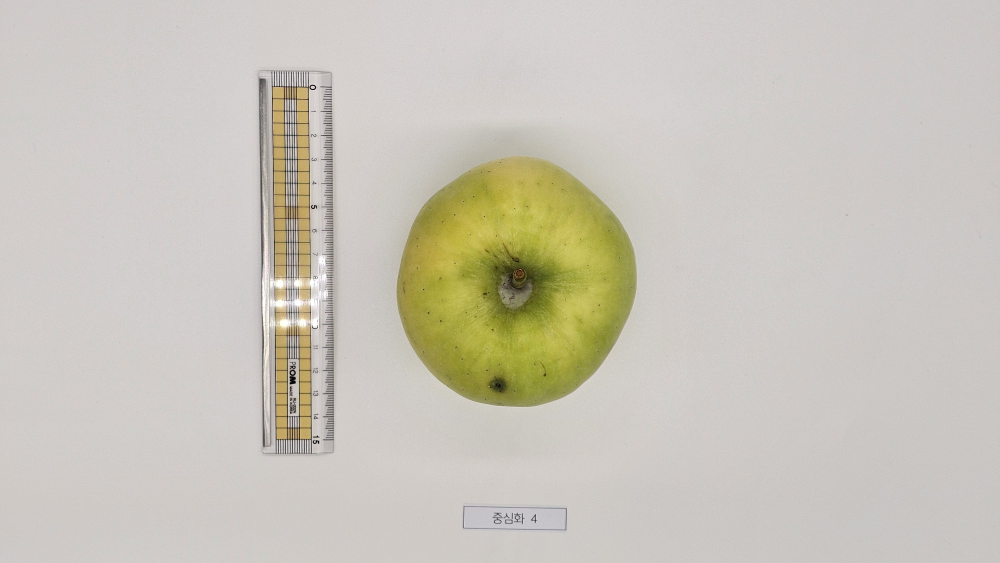
#> input picture python/goldenball/up/1.jpg, 4000 x 2252 px (shown at 1/4 size)
$ python analyze_apples_ld.py   (older library calls are emulated)
#> lines starting #> are read from the running program, lines starting #| are printed output that depends on the picture; after the words box and inside, x2 and y2 are one past the last pixel; in counts of white or black regions, pixels touching at a corner belong together
# -*- coding: utf-8 -*-
r"""
Apple Shape Grading (Final: L/D single criterion)
- Up/Side index pairing (C:\goldenball\up, C:\goldenball\side)
- Ruler px/mm estimation (top strip)
- 3-step segmentation (nonwhite → HSV green/yellow → Lab-a Otsu)
- PCA-based axes, aspect, circularity
- Symmetry (LR/UD): width-based stats + IoU + distance + composite score
- Area-based LR/UD difference (%)
- FINAL DECISION = ONLY L/D (side height / top diameter_max) with threshold 0.87

Usage:
    pip install opencv-python pillow numpy pandas scipy
    python analyze_apples.py
"""

import cv2, re
import numpy as np
import pandas as pd
from pathlib import Path
from PIL import Image, ImageOps
from scipy.signal import find_peaks

# =========================
# Paths / Settings
# =========================
ROOT = Path(r"C:\goldenball")
DIR_UP   = ROOT / "up"
DIR_SIDE = ROOT / "side"
OUT_CSV  = ROOT / "apple_pairs_results.csv"
FAIL_CSV = ROOT / "apple_pairs_failures.csv"
DBG_DIR  = ROOT / "_debug_pairs"; DBG_DIR.mkdir(exist_ok=True)
PROF_DIR = DBG_DIR / "profiles"; PROF_DIR.mkdir(exist_ok=True)

RULER_STRIP_RATIO = 0.13
MIN_CONTOUR_AREA  = 5000

# ---- 자 눈금 설정 및 검증 한계 ----
RULER_MM_PER_TICK = 1.0   # 눈금 1칸의 실제 mm. 5mm 간격 자면 5.0으로 변경
PX_SPACING_MIN = 6        # 눈금 간 최소 픽셀 간격 하한
PX_SPACING_MAX = 60       # 눈금 간 최대 픽셀 간격 상한
CV_MAX = 0.35             # 간격 일관성(CV) 허용 상한

# 필요 시 상단 스트립을 조금 더 얇게
RULER_STRIP_RATIO = 0.08  # 기존 0.13에서 조정


# ---- L/D 단독 기준 ----
LD_THRESHOLD = 0.87  # L/D >= 0.87 → 정형과

# =========================
# Utilities
# =========================
EXTS = {".jpg", ".jpeg", ".png", ".bmp", ".tif", ".tiff", ".webp"}

def naturalsort_key(s: str):
    return [int(t) if t.isdigit() else t.lower() for t in re.split(r'(\d+)', s)]

def list_images_sorted(folder: Path):
    files = [p for p in folder.iterdir() if p.suffix.lower() in EXTS and p.is_file()]
    files.sort(key=lambda p: naturalsort_key(p.name))
    return files

def imread_pillow_only(p: Path):
    with Image.open(p) as pil:
        pil = ImageOps.exif_transpose(pil)
        pil = pil.convert("RGB")
        arr = np.array(pil)
        return cv2.cvtColor(arr, cv2.COLOR_RGB2BGR)

def _pxmm_from_strip(strip, axis=0):
    gray = cv2.cvtColor(strip, cv2.COLOR_BGR2GRAY)
    if axis == 0:  # 수직 눈금(가로방향 미분)
        g = cv2.Sobel(gray, cv2.CV_64F, 1, 0, ksize=3)
        proj = np.abs(g).sum(axis=0)
    else:          # 수평 눈금(세로방향 미분)
        g = cv2.Sobel(gray, cv2.CV_64F, 0, 1, ksize=3)
        proj = np.abs(g).sum(axis=1)
    proj = (proj - proj.min()) / (np.ptp(proj) + 1e-6)

    peaks, _ = find_peaks(proj, prominence=0.10, distance=PX_SPACING_MIN)
    if len(peaks) < 8:
        return float("nan"), float("inf")

    spac = np.diff(peaks).astype(np.float32)
    spac = spac[(spac >= PX_SPACING_MIN) & (spac <= PX_SPACING_MAX)]
    if len(spac) < 6:
        return float("nan"), float("inf")

    med = float(np.median(spac))
    cv  = float(np.std(spac) / (med + 1e-6))
    # 눈금 1칸이 1mm가 아니면 그만큼 나눠서 px/mm 환산
    return med / max(RULER_MM_PER_TICK, 1e-6), cv

def estimate_px_per_mm(img, strip_ratio: float = RULER_STRIP_RATIO):
    try:
        h, w = img.shape[:2]
        sh = max(4, int(strip_ratio * h))
        sw = max(4, int(strip_ratio * w))
        top_strip  = img[:sh, :]
        left_strip = img[:, :sw]

        cand = []
        px1, cv1 = _pxmm_from_strip(top_strip, axis=0)   # 상단 스트립
        if not np.isnan(px1) and cv1 <= CV_MAX:
            cand.append((px1, cv1))
        px2, cv2 = _pxmm_from_strip(left_strip, axis=1)  # 좌측 스트립
        if not np.isnan(px2) and cv2 <= CV_MAX:
            cand.append((px2, cv2))

        if not cand:
            return float("nan")
        cand.sort(key=lambda t: t[1])  # CV가 작은 후보를 채택
        return cand[0][0]
    except Exception:
        return float("nan")


# -------------------------
# Segmentation (3-step)
# -------------------------
def seg_nonwhite(img):
    hsv = cv2.cvtColor(img, cv2.COLOR_BGR2HSV)
    s = hsv[:,:,1]; v = hsv[:,:,2]
    mask = ((s > 20) & (v < 255)).astype(np.uint8)*255
    kernel = cv2.getStructuringElement(cv2.MORPH_ELLIPSE, (9,9))
    mask = cv2.morphologyEx(mask, cv2.MORPH_OPEN, kernel, iterations=1)
    mask = cv2.morphologyEx(mask, cv2.MORPH_CLOSE, kernel, iterations=2)
    return mask, "nonwhite"

# [18 lines left out: functions seg_hsv_green_yellow, seg_lab_a, not called in this run]

def pick_apple_contour(mask, min_area=MIN_CONTOUR_AREA):
    cnts, _ = cv2.findContours(mask, cv2.RETR_EXTERNAL, cv2.CHAIN_APPROX_SIMPLE)
    if not cnts: return None
    best, best_score = None, -1
    for c in cnts:
        A = cv2.contourArea(c)
        if A < min_area:
            continue
        P = cv2.arcLength(c, True)
        circ = 4*np.pi*A/(P**2) if P>0 else 0.0
        score = A * (0.5 + 0.5*circ)  # 면적+원형도
        if score > best_score:
            best_score, best = score, c
    return best

# -------------------------
# Geometry / Metrics
# -------------------------
def pca_axes(contour):
    pts = contour.reshape(-1, 2).astype(np.float32)
    mean = pts.mean(axis=0)
    X = pts - mean
    cov = np.cov(X.T)
    eigvals, eigvecs = np.linalg.eigh(cov)
    order = np.argsort(eigvals)[::-1]
    eigvecs = eigvecs[:, order]
    proj_major = X @ eigvecs[:,0]
    proj_minor = X @ eigvecs[:,1]
    Lmaj = proj_major.max() - proj_major.min()
    Lmin = proj_minor.max() - proj_minor.min()
    return mean, eigvecs, float(Lmaj), float(Lmin)

def rotated_mask_from_contour(img, contour):
    h, w = img.shape[:2]
    mean, eigvecs, _, _ = pca_axes(contour)
    theta = np.degrees(np.arctan2(eigvecs[1,0], eigvecs[0,0]))
    M = cv2.getRotationMatrix2D(tuple(mean), theta, 1.0)
    mask = np.zeros((h, w), np.uint8)
    cv2.drawContours(mask, [contour], -1, 255, thickness=cv2.FILLED)
    rot = cv2.warpAffine(mask, M, (w, h), flags=cv2.INTER_NEAREST)
    return rot

def symmetry_metrics(mask_rot, axis="vertical", trim_ratio=0.2):
    """폭 기반 대칭: mean/max/p95 %, IoU, distance, composite score(0~1) + 프로파일."""
    H, W = mask_rot.shape
    m = mask_rot.copy()
    width_div = 20.0
    dist_div  = 5.0

    if axis == "vertical":
        top = int(H*trim_ratio); bottom = int(H*(1-trim_ratio))
        m = m[top:bottom, :]
        center = m.shape[1]//2
        left  = m[:, :center]
        right = m[:, center:]
        right_mirror = cv2.flip(right, 1)

        row_errs = []
        for y in range(m.shape[0]):
            row = m[y]
            xs = np.where(row>0)[0]
            if xs.size:
                lw = center - xs.min()
                rw = xs.max() - center
                avg = 0.5*(lw+rw) + 1e-6
                row_errs.append(abs(lw-rw)/avg)

        sym_width_pct = float(np.mean(row_errs)*100) if row_errs else np.nan
        width_mean_pct = sym_width_pct
        width_max_pct  = float(np.max(row_errs)*100) if row_errs else np.nan
        width_p95_pct  = float(np.percentile(row_errs, 95)*100) if row_errs else np.nan

        left_bin  = (left>0).astype(np.uint8)
        right_bin = (right_mirror>0).astype(np.uint8)
        inter = np.logical_and(left_bin, right_bin).sum()
        union = np.logical_or(left_bin, right_bin).sum() + 1e-6
        sym_iou = float(inter/union)

        dl = cv2.distanceTransform(255-left_bin*255, cv2.DIST_L2, 3)
        dr = cv2.distanceTransform(255-right_bin*255, cv2.DIST_L2, 3)
        sym_dist = float(np.mean(np.abs(dl - dr)))
        profile = row_errs

    else:
        center = m.shape[0]//2
        up   = m[:center, :]
        down = m[center:, :]
        down_mirror = cv2.flip(down, 0)

        col_errs = []
        for x in range(m.shape[1]):
            col = m[:, x]
            ys = np.where(col>0)[0]
            if ys.size:
                uw = center - ys.min()
                dw = ys.max() - center
                avg = 0.5*(uw+dw) + 1e-6
                col_errs.append(abs(uw-dw)/avg)

        sym_width_pct = float(np.mean(col_errs)*100) if col_errs else np.nan
        width_mean_pct = sym_width_pct
        width_max_pct  = float(np.max(col_errs)*100) if col_errs else np.nan
        width_p95_pct  = float(np.percentile(col_errs, 95)*100) if col_errs else np.nan

        up_bin   = (up>0).astype(np.uint8)
        down_bin = (down_mirror>0).astype(np.uint8)
        inter = np.logical_and(up_bin, down_bin).sum()
        union = np.logical_or(up_bin, down_bin).sum() + 1e-6
        sym_iou = float(inter/union)

        du = cv2.distanceTransform(255-up_bin*255, cv2.DIST_L2, 3)
        dd = cv2.distanceTransform(255-down_bin*255, cv2.DIST_L2, 3)
        sym_dist = float(np.mean(np.abs(du - dd)))
        profile = col_errs

    sym_width_norm = np.clip((sym_width_pct/width_div), 0, 1) if not np.isnan(sym_width_pct) else 1.0
    sym_iou_norm   = np.clip(1.0 - sym_iou, 0, 1)
    sym_dist_norm  = np.clip(sym_dist/dist_div, 0, 1)
    sym_score = 0.5*sym_width_norm + 0.3*sym_iou_norm + 0.2*sym_dist_norm

    return {
        "sym_width_pct": sym_width_pct,
        "sym_iou": sym_iou,
        "sym_dist": sym_dist,
        "sym_score": float(sym_score),
        "width_mean_pct": width_mean_pct,
        "width_max_pct": width_max_pct,
        "width_p95_pct": width_p95_pct,
        "_profile_pct": [float(x*100) for x in profile]
    }

def area_diff_percent(mask_rot, axis="vertical"):
    """반쪽 면적 차이 % (전체 균형). 0이면 완전 대칭."""
    m = mask_rot.copy()
    H, W = m.shape
    if axis=="vertical":
        c = W//2
        L = (m[:, :c] > 0).sum()
        R = (m[:, c:] > 0).sum()
    else:
        c = H//2
        U = (m[:c, :] > 0).sum()
        D = (m[c:, :] > 0).sum()
        L, R = U, D
    mean = 0.5*(L+R) + 1e-6
    return float(abs(L-R)/mean*100.0)

def compute_view_metrics(img, contour, px_per_mm):
    A = cv2.contourArea(contour)
    P = cv2.arcLength(contour, True)
    circularity = 4*np.pi*A/(P**2) if P>0 else np.nan

    mean, eigvecs, Lmaj, Lmin = pca_axes(contour)
    aspect = (Lmin / Lmaj) if Lmaj>0 else np.nan

    rot_mask = rotated_mask_from_contour(img, contour)
    sym_lr = symmetry_metrics(rot_mask, axis="vertical",   trim_ratio=0.2)
    sym_ud = symmetry_metrics(rot_mask, axis="horizontal", trim_ratio=0.2)

    area_lr_pct = area_diff_percent(rot_mask, axis="vertical")
    area_ud_pct = area_diff_percent(rot_mask, axis="horizontal")

    major_mm = float(Lmaj/px_per_mm) if not np.isnan(px_per_mm) else np.nan
    minor_mm = float(Lmin/px_per_mm) if not np.isnan(px_per_mm) else np.nan

    met = dict(
        major_axis_mm=None if np.isnan(major_mm) else major_mm,
        minor_axis_mm=None if np.isnan(minor_mm) else minor_mm,
        aspect_ratio=float(aspect),
        circularity=float(circularity),
        px_per_mm_est=None if np.isnan(px_per_mm) else float(px_per_mm),

        sym_width_pct_lr=sym_lr["sym_width_pct"],
        sym_iou_lr=sym_lr["sym_iou"],
        sym_dist_lr=sym_lr["sym_dist"],
        sym_score_lr=sym_lr["sym_score"],
        lr_width_mean_pct=sym_lr["width_mean_pct"],
        lr_width_max_pct=sym_lr["width_max_pct"],
        lr_width_p95_pct=sym_lr["width_p95_pct"],

        sym_width_pct_ud=sym_ud["sym_width_pct"],
        sym_iou_ud=sym_ud["sym_iou"],
        sym_dist_ud=sym_ud["sym_dist"],
        sym_score_ud=sym_ud["sym_score"],
        ud_width_mean_pct=sym_ud["width_mean_pct"],
        ud_width_max_pct=sym_ud["width_max_pct"],
        ud_width_p95_pct=sym_ud["width_p95_pct"],

        area_diff_lr_percent=area_lr_pct,
        area_diff_ud_percent=area_ud_pct,
    )
    return met, rot_mask

def analyze_one_view(img):
    """회전 보정 → px/mm → 분할 → 컨투어 → 지표"""
    img = cv2.rotate(img, cv2.ROTATE_90_COUNTERCLOCKWISE)  # 오른쪽으로 90도 돌아갔다 가정
    px_per_mm = estimate_px_per_mm(img, RULER_STRIP_RATIO)

    last_mask, last_stage = None, "none"
    for seg_fn in (seg_nonwhite, seg_hsv_green_yellow, seg_lab_a):
        mask, stage = seg_fn(img)
        last_mask, last_stage = mask, stage
        cnt = pick_apple_contour(mask, MIN_CONTOUR_AREA)
        if cnt is not None:
            met, rot_mask = compute_view_metrics(img, cnt, px_per_mm)
            return met, img, mask, cnt, stage, rot_mask
    return None, img, (last_mask if last_mask is not None else np.zeros(img.shape[:2], np.uint8)), None, last_stage, np.zeros(img.shape[:2], np.uint8)

def save_debug_pair(idx, view, img_rot, mask, contour, stage):
    out = DBG_DIR / f"pair{idx:04d}_{view}_{stage}.png"
    vis = img_rot.copy()
    if contour is not None:
        cv2.drawContours(vis, [contour], -1, (0,0,255), 3)
        x,y,w,h = cv2.boundingRect(contour)
        cv2.rectangle(vis, (x,y), (x+w,y+h), (255,0,0), 2)
    m3 = cv2.cvtColor(mask, cv2.COLOR_GRAY2BGR)
    H = max(vis.shape[0], m3.shape[0])
    pad_vis = np.zeros((H, vis.shape[1], 3), dtype=np.uint8)
    pad_m3  = np.zeros((H, m3.shape[1], 3), dtype=np.uint8)
    pad_vis[:vis.shape[0], :vis.shape[1]] = vis
    pad_m3[:m3.shape[0], :m3.shape[1]] = m3
    cat = np.concatenate([pad_vis, pad_m3], axis=1)
    cv2.putText(cat, f"{view} stage={stage}", (10,30), cv2.FONT_HERSHEY_SIMPLEX, 1,(0,255,255),2,cv2.LINE_AA)
    cv2.imwrite(str(out), cat)

# =========================
# Main
# =========================
def main():
    ups   = list_images_sorted(DIR_UP)
    sides = list_images_sorted(DIR_SIDE)

    n = min(len(ups), len(sides))
    print(f"매칭 쌍 수: {n} (up={len(ups)}, side={len(sides)})")
    if n == 0:
        print("up/side 폴더를 확인하세요.")
        return

    rows, fails = [], []

    for i in range(n):
        up_path, side_path = ups[i], sides[i]
        try:
            up_img   = imread_pillow_only(up_path)
#> in imread_pillow_only, pil is the input picture: PIL image 4000x2252 RGB; mean R, G, B 201.8, 197.4, 186.3
            side_img = imread_pillow_only(side_path)
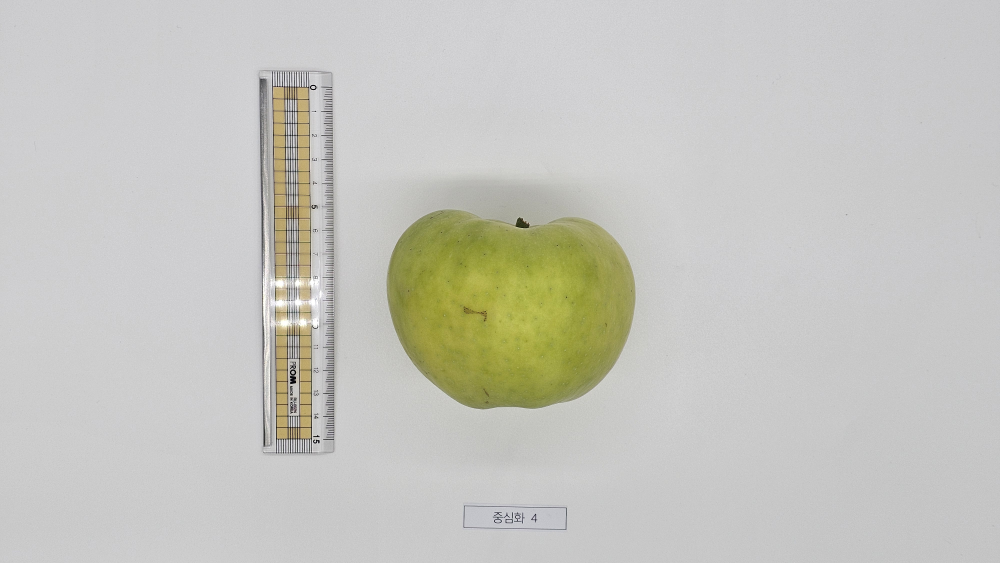
#> input picture python/goldenball/side/1.jpg, 4000 x 2252 px (shown at 1/4 size)
#> in imread_pillow_only, pil is the input picture: PIL image 4000x2252 RGB; mean R, G, B 197.9, 197.7, 191.3
#> in imread_pillow_only (call 2), `pil = ImageOps.exif_transpose(pil)`:
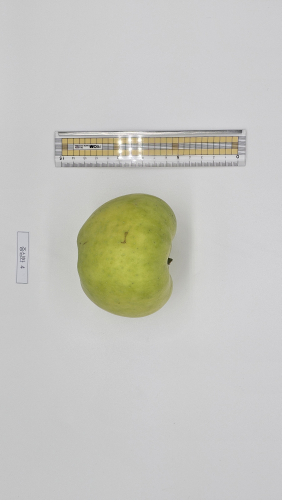
#> pil: PIL image 2252x4000 RGB (shown at 1/8 size); mean R, G, B 197.9, 197.7, 191.3
        except Exception as e:
            fails.append((f"pair{i+1}", f"이미지 읽기 실패: {e}", str(up_path), str(side_path)))
            continue

        # 분석
        up_met, up_rot, up_mask, up_cnt, up_stage, _ = analyze_one_view(up_img)
#> in estimate_px_per_mm, `left_strip = img[:, :sw]`:
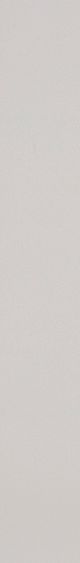
#> left_strip: shape (2252, 320, 3) (shown at 1/4 size); mean B, G, R 200.9, 203.9, 208.3
#> in _pxmm_from_strip, `proj = np.abs(g).sum(axis=0)`: proj = 4000 values, max 3766 at index 3997, min 0 at index 0, mean 2309.5
#> in _pxmm_from_strip, `proj = (proj - proj.min()) / (np.ptp(proj) + 1e-6)`: proj = 4000 values, max 1 at index 3997, min 0 at index 0, mean 0.613
#> in _pxmm_from_strip, `peaks, _ = find_peaks(proj, prominence=0.10, distance=PX_SPACING_MIN)`: peaks = 420 values from 3 to 3997
#> in _pxmm_from_strip, `spac = np.diff(peaks).astype(np.float32)`: spac = 419 values, max 34 at index 254, min 6 at index 1, mean 9.53
#> in _pxmm_from_strip, `med = float(np.median(spac))`: med = 8
#> in _pxmm_from_strip, `cv  = float(np.std(spac) / (med + 1e-6))`: cv = 0.49
#> in estimate_px_per_mm, `px1, cv1 = _pxmm_from_strip(top_strip, axis=0)`: px1 = 8; cv1 = 0.49
#> call 2 of _pxmm_from_strip, with axis = 1
#> in _pxmm_from_strip (call 2), `g = cv2.Sobel(gray, cv2.CV_64F, 0, 1, ksize=3)`:
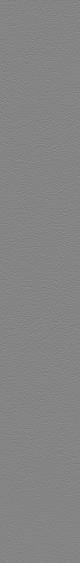
#> g: shape (2252, 320) float64 (shown at 1/4 size); min -116, max 107, mean 0; drawn with min black and max white
#> in _pxmm_from_strip (call 2), `proj = np.abs(g).sum(axis=1)`: proj = 2252 values, max 6362 at index 1688, min 0 at index 0, mean 4171.6
#> in _pxmm_from_strip (call 2), `proj = (proj - proj.min()) / (np.ptp(proj) + 1e-6)`: proj = 2252 values, max 1 at index 1688, min 0 at index 0, mean 0.656
#> in _pxmm_from_strip (call 2), `peaks, _ = find_peaks(proj, prominence=0.10, distance=PX_SPACING_MIN)`: peaks = 232 values from 10 to 2248
#> in _pxmm_from_strip (call 2), `spac = np.diff(peaks).astype(np.float32)`: spac = 231 values, max 50 at index 37, min 6 at index 3, mean 9.69
#> in _pxmm_from_strip (call 2), `cv  = float(np.std(spac) / (med + 1e-6))`: cv = 0.691
#> in estimate_px_per_mm, `px2, cv2 = _pxmm_from_strip(left_strip, axis=1)`: px2 = 8; cv2 = 0.691
#> in analyze_one_view, `px_per_mm = estimate_px_per_mm(img, RULER_STRIP_RATIO)`: px_per_mm = nan
#> the loop in analyze_one_view, `for seg_fn in (seg_nonwhite, seg_hsv_green_yellow, seg_lab_a):` made 1 pass
#> (stage, last_stage, A in compute_view_metrics, P in compute_view_metrics, circularity in compute_view_metrics) on pass 1: ('nonwhite', 'nonwhite', 775568, 3723.1, 0.703)
#> pass 1, in seg_nonwhite, `mask = ((s > 20) & (v < 255)).astype(np.uint8)*255`:
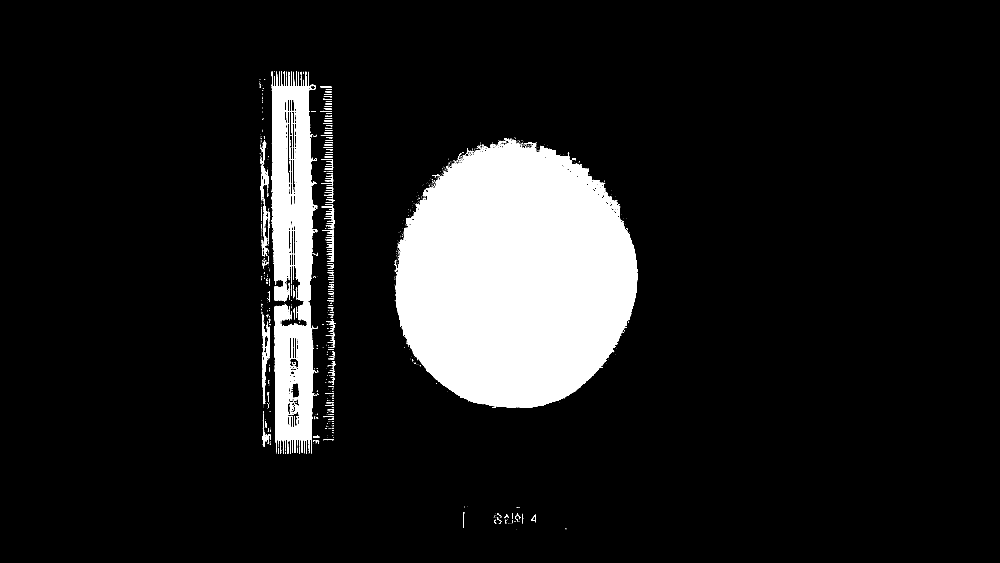
#> mask: shape (2252, 4000) (shown at 1/4 size); 11% white; 1530 white regions (1337 under 20 px), largest, box (x1, y1, x2, y2) and area: (1583, 558, 2550, 1632) 786877, (1086, 285, 1269, 1816) 177742, (1049, 1291, 1076, 1617) 2975
#> after the loop in analyze_one_view, `for seg_fn in (seg_nonwhite, seg_hsv_green_yellow, seg_lab_a):`:
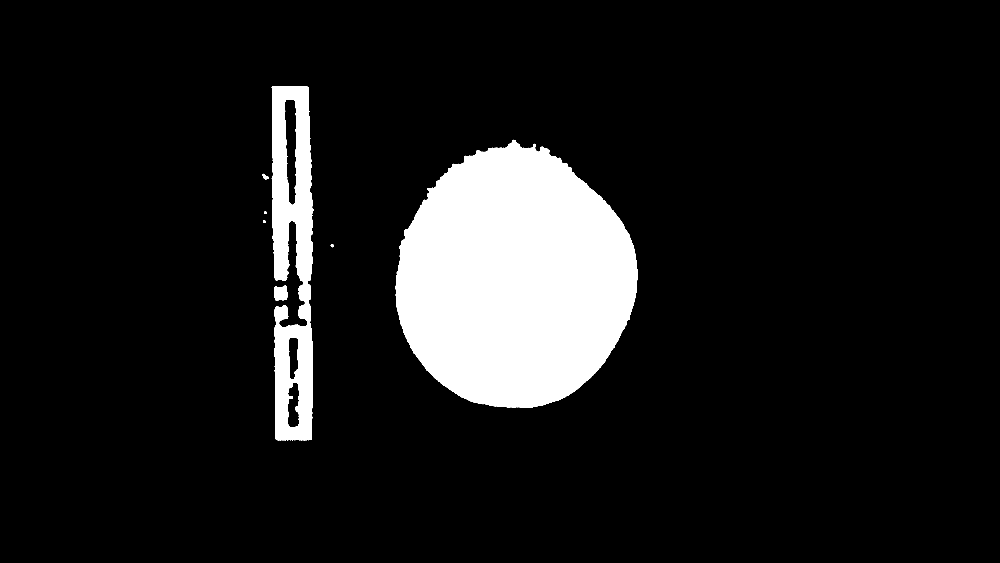
#> mask: shape (2252, 4000) (shown at 1/4 size); 10.4% white; 7 white regions, largest, box (x1, y1, x2, y2) and area: (1583, 559, 2549, 1632) 777187, (1087, 344, 1255, 1762) 159914, (1098, 1142, 1150, 1204) 2614
#> up_met = 21 items; up_cnt = contour of 1996 points, box (x1, y1, x2, y2) (1583, 559, 2549, 1632), area 775568; up_stage = 'nonwhite'
        save_debug_pair(i+1, "up", up_rot, up_mask, up_cnt, up_stage)
#> in save_debug_pair, `x,y,w,h = cv2.boundingRect(contour)`: x = 1583; y = 559; w = 966; h = 1073
#> in save_debug_pair, `cat = np.concatenate([pad_vis, pad_m3], axis=1)`:
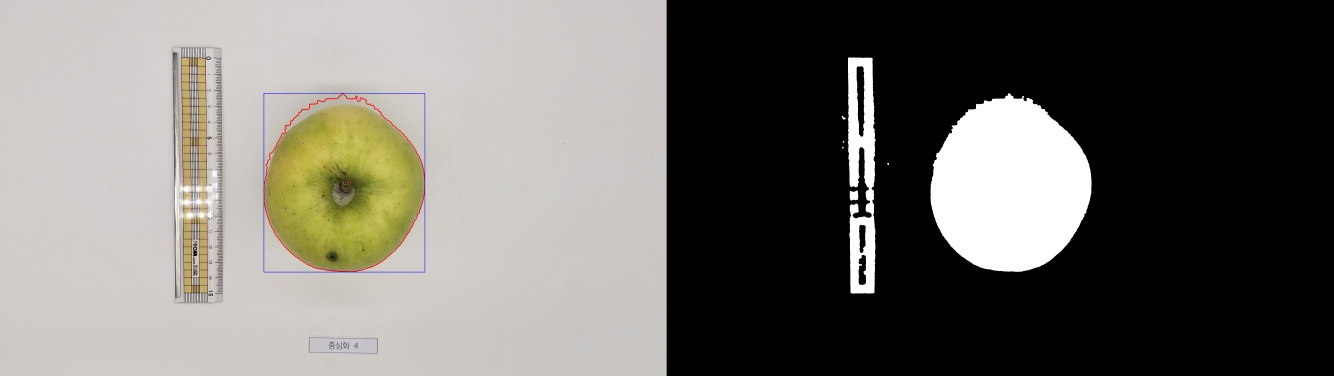
#> cat: shape (2252, 8000, 3) (shown at 1/6 size); mean B, G, R 106.4, 111.7, 114.1
        side_met, side_rot, side_mask, side_cnt, side_stage, _ = analyze_one_view(side_img)
#> (the rest of the program and of its run is left out)
